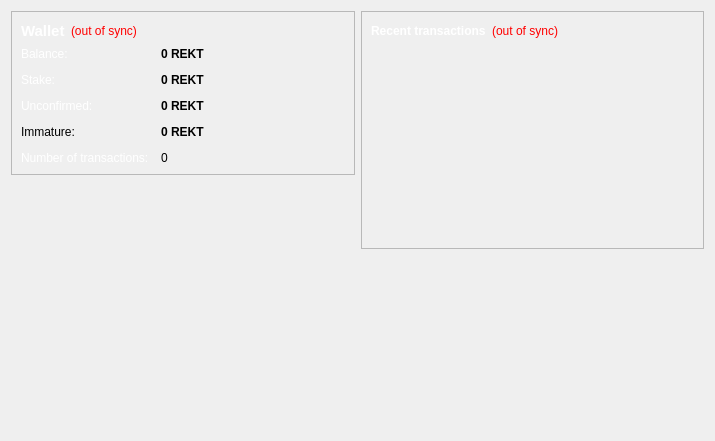
<?xml version="1.0" encoding="UTF-8"?>
<ui version="4.0">
 <class>OverviewPage</class>
 <widget class="QWidget" name="OverviewPage">
  <property name="geometry">
   <rect>
    <x>0</x>
    <y>0</y>
    <width>715</width>
    <height>441</height>
   </rect>
  </property>
  <property name="windowTitle">
   <string>Form</string>
  </property>
  <layout class="QHBoxLayout" name="horizontalLayout" stretch="1,1">
   <item>
    <layout class="QVBoxLayout" name="verticalLayout_2">
     <item>
      <widget class="QFrame" name="frame">
       <property name="frameShape">
        <enum>QFrame::StyledPanel</enum>
       </property>
       <property name="frameShadow">
        <enum>QFrame::Raised</enum>
       </property>
       <layout class="QVBoxLayout" name="verticalLayout_4">
        <item>
         <layout class="QHBoxLayout" name="horizontalLayout_4">
          <item>
           <widget class="QLabel" name="label_5">
            <property name="font">
             <font>
              <pointsize>11</pointsize>
              <weight>75</weight>
              <bold>true</bold>
             </font>
            </property>
			<property name="styleSheet">
             <string notr="true">QLabel { color: white; }</string>
            </property>
            <property name="text">
             <string>Wallet</string>
            </property>
           </widget>
          </item>
          <item>
           <widget class="QLabel" name="labelWalletStatus">
            <property name="toolTip">
             <string>The displayed information may be out of date. Your wallet automatically synchronizes with the Rekt network after a connection is established, but this process has not completed yet.</string>
            </property>
            <property name="styleSheet">
             <string notr="true">QLabel { color: red; }</string>
            </property>
            <property name="text">
             <string notr="true">(out of sync)</string>
            </property>
            <property name="alignment">
             <set>Qt::AlignLeading|Qt::AlignLeft|Qt::AlignVCenter</set>
            </property>
           </widget>
          </item>
          <item>
           <spacer name="horizontalSpacer_2">
            <property name="orientation">
             <enum>Qt::Horizontal</enum>
            </property>
            <property name="sizeHint" stdset="0">
             <size>
              <width>40</width>
              <height>20</height>
             </size>
            </property>
           </spacer>
          </item>
         </layout>
        </item>
        <item>
         <layout class="QFormLayout" name="formLayout_2">
          <property name="fieldGrowthPolicy">
           <enum>QFormLayout::AllNonFixedFieldsGrow</enum>
          </property>
          <property name="horizontalSpacing">
           <number>12</number>
          </property>
          <property name="verticalSpacing">
           <number>12</number>
          </property>
          <item row="0" column="0">
           <widget class="QLabel" name="label">
		    <property name="styleSheet">
             <string notr="true">QLabel { color: white; }</string>
            </property>
            <property name="text">
             <string>Balance:</string>
            </property>
           </widget>
          </item>
          <item row="0" column="1">
           <widget class="QLabel" name="labelBalance">
            <property name="font">
             <font>
              <weight>75</weight>
              <bold>true</bold>
             </font>
            </property>
            <property name="cursor">
             <cursorShape>IBeamCursor</cursorShape>
            </property>
            <property name="toolTip">
             <string>Your current balance</string>
            </property>
            <property name="text">
             <string notr="true">0 REKT</string>
            </property>
            <property name="textInteractionFlags">
             <set>Qt::LinksAccessibleByMouse|Qt::TextSelectableByKeyboard|Qt::TextSelectableByMouse</set>
            </property>
           </widget>
          </item>
          <item row="1" column="0">
           <widget class="QLabel" name="label_6">
		    <property name="styleSheet">
             <string notr="true">QLabel { color: white; }</string>
            </property>
            <property name="text">
             <string>Stake:</string>
            </property>
           </widget>
          </item>
          <item row="1" column="1">
           <widget class="QLabel" name="labelStake">
            <property name="font">
             <font>
              <weight>75</weight>
              <bold>true</bold>
             </font>
            </property>
            <property name="cursor">
             <cursorShape>IBeamCursor</cursorShape>
            </property>
            <property name="toolTip">
             <string>Total of coins that was staked, and do not yet count toward the current balance</string>
            </property>
            <property name="text">
             <string notr="true">0 REKT</string>
            </property>
            <property name="textInteractionFlags">
             <set>Qt::LinksAccessibleByMouse|Qt::TextSelectableByKeyboard|Qt::TextSelectableByMouse</set>
            </property>
           </widget>
          </item>
          <item row="2" column="0">
           <widget class="QLabel" name="label_3">
		    <property name="styleSheet">
             <string notr="true">QLabel { color: white; }</string>
            </property>
		   <property name="text">
             <string>Unconfirmed:</string>
            </property>
           </widget>
          </item>
          <item row="2" column="1">
           <widget class="QLabel" name="labelUnconfirmed">
            <property name="font">
             <font>
              <weight>75</weight>
              <bold>true</bold>
             </font>
            </property>
            <property name="cursor">
             <cursorShape>IBeamCursor</cursorShape>
            </property>
            <property name="toolTip">
             <string>Total of transactions that have yet to be confirmed, and do not yet count toward the current balance</string>
            </property>
            <property name="text">
             <string notr="true">0 REKT</string>
            </property>
            <property name="textInteractionFlags">
             <set>Qt::LinksAccessibleByMouse|Qt::TextSelectableByKeyboard|Qt::TextSelectableByMouse</set>
            </property>
           </widget>
          </item>
          <item row="3" column="0">
           <widget class="QLabel" name="labelImmatureText">
            <property name="text">
             <string>Immature:</string>
            </property>
           </widget>
          </item>
          <item row="3" column="1">
           <widget class="QLabel" name="labelImmature">
            <property name="font">
             <font>
              <weight>75</weight>
              <bold>true</bold>
             </font>
            </property>
            <property name="toolTip">
             <string>Mined balance that has not yet matured</string>
            </property>
            <property name="text">
             <string notr="true">0 REKT</string>
            </property>
            <property name="textInteractionFlags">
             <set>Qt::LinksAccessibleByMouse|Qt::TextSelectableByKeyboard|Qt::TextSelectableByMouse</set>
            </property>
           </widget>
          </item>
          <item row="4" column="0">
           <widget class="QLabel" name="label_2">
		    <property name="styleSheet">
             <string notr="true">QLabel { color: white; }</string>
            </property>
		   <property name="text">
             <string>Number of transactions:</string>
            </property>
           </widget>
          </item>
          <item row="4" column="1">
           <widget class="QLabel" name="labelNumTransactions">
            <property name="toolTip">
             <string>Total number of transactions in wallet</string>
            </property>
            <property name="text">
             <string notr="true">0</string>
            </property>
           </widget>
          </item>
         </layout>
        </item>
       </layout>
      </widget>
     </item>
     <item>
      <spacer name="verticalSpacer">
       <property name="orientation">
        <enum>Qt::Vertical</enum>
       </property>
       <property name="sizeHint" stdset="0">
        <size>
         <width>20</width>
         <height>40</height>
        </size>
       </property>
      </spacer>
     </item>
     <item>
      <widget class="QLabel" name="label_6">
       <property name="text">
        <string/>
       </property>
       <property name="pixmap">
        <pixmap resource="../bitcoin.qrc">:/images/backg</pixmap>
       </property>
       <property name="scaledContents">
        <bool>false</bool>
       </property>
       <property name="alignment">
        <set>Qt::AlignCenter</set>
       </property>
       <property name="margin">
        <number>-2</number>
       </property>
      </widget>
     </item>
    </layout>
   </item>
   <item>
    <layout class="QVBoxLayout" name="verticalLayout_3">
     <item>
      <widget class="QFrame" name="frame_2">
       <property name="frameShape">
        <enum>QFrame::StyledPanel</enum>
       </property>
       <property name="frameShadow">
        <enum>QFrame::Raised</enum>
       </property>
       <layout class="QVBoxLayout" name="verticalLayout">
        <item>
         <layout class="QHBoxLayout" name="horizontalLayout_2">
          <item>
           <widget class="QLabel" name="label_4">
		    <property name="styleSheet">
             <string notr="true">QLabel { color: white; }</string>
            </property>
		   <property name="text">
             <string>&lt;b&gt;Recent transactions&lt;/b&gt;</string>
            </property>
           </widget>
          </item>
          <item>
           <widget class="QLabel" name="labelTransactionsStatus">
            <property name="toolTip">
             <string>The displayed information may be out of date. Your wallet automatically synchronizes with the Rekt network after a connection is established, but this process has not completed yet.</string>
            </property>
            <property name="styleSheet">
             <string notr="true">QLabel { color: red; }</string>
            </property>
            <property name="text">
             <string notr="true">(out of sync)</string>
            </property>
            <property name="alignment">
             <set>Qt::AlignRight|Qt::AlignTrailing|Qt::AlignVCenter</set>
            </property>
           </widget>
          </item>
          <item>
           <spacer name="horizontalSpacer">
            <property name="orientation">
             <enum>Qt::Horizontal</enum>
            </property>
            <property name="sizeHint" stdset="0">
             <size>
              <width>40</width>
              <height>20</height>
             </size>
            </property>
           </spacer>
          </item>
         </layout>
        </item>
        <item>
         <widget class="QListView" name="listTransactions">
          <property name="styleSheet">
           <string notr="true">QListView { color:#f8f7f6; background: transparent; }</string>
          </property>
          <property name="frameShape">
           <enum>QFrame::NoFrame</enum>
          </property>
          <property name="verticalScrollBarPolicy">
           <enum>Qt::ScrollBarAlwaysOff</enum>
          </property>
          <property name="horizontalScrollBarPolicy">
           <enum>Qt::ScrollBarAlwaysOff</enum>
          </property>
          <property name="selectionMode">
           <enum>QAbstractItemView::NoSelection</enum>
          </property>
         </widget>
        </item>
       </layout>
      </widget>
     </item>
     <item>
      <spacer name="verticalSpacer_2">
       <property name="orientation">
        <enum>Qt::Vertical</enum>
       </property>
       <property name="sizeHint" stdset="0">
        <size>
         <width>20</width>
         <height>40</height>
        </size>
       </property>
      </spacer>
     </item>
    </layout>
   </item>
  </layout>
 </widget>
 <resources>
  <include location="../bitcoin.qrc"/>
 </resources>
 <connections/>
</ui>
